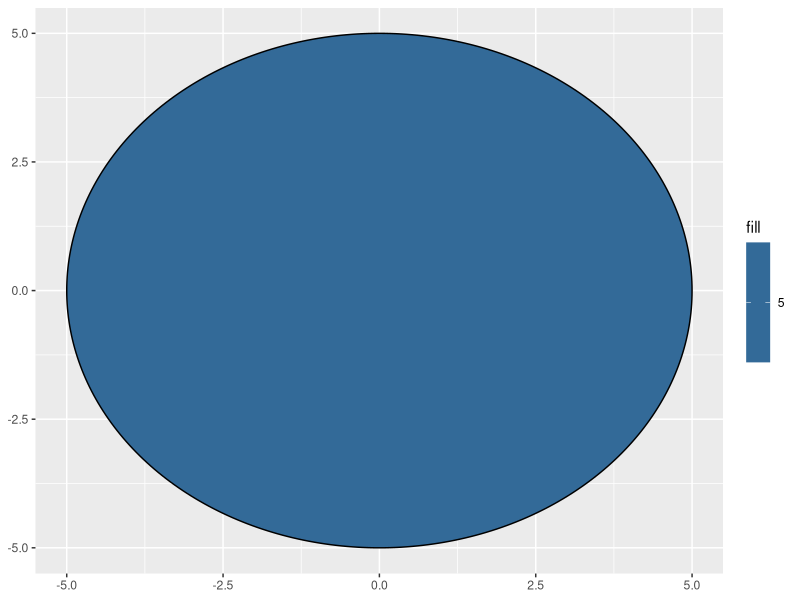
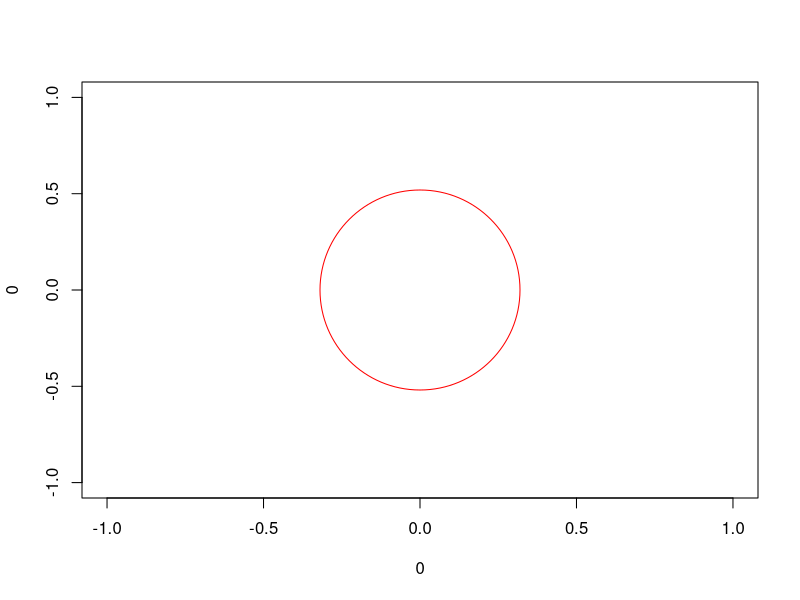

These figures' R source, in order:
## ---- chunk 1
library(tidyverse)
library(ggforce)
## ---- chunk 2
circlearea_r <- function(pi, radius) {
  
  area_circle <- pi*radius^2
}

test_circle <- circlearea_r(22/7, 5)

test_circle
## ---- chunk 3
circlearea_d <- function(pi, diameter) {
  
  area_circle <- (pi*diameter^2)/4
}

test_circled <- circlearea_d(22/7, 12)  

test_circled
  
## ---- chunk 4
circle_area_c <- function(pi, circum) {
  
  area_circle <- (circum^2)/(4*pi)
}
  
test_circlec <- circle_area_c(22/7, 16)
  
test_circlec


## ---- chunk 5
ggplot() + geom_circle(aes(x0 = 0, y0 = 0, r = 5, fill = 5))
## ---- chunk 6
symbols (0, 0, circles=1,fg="red")
# install.packages("plotrix")
# library(plotrix)
# plot(BOD)
# draw.circle(4,14,2,border="blue",col="tan2")
